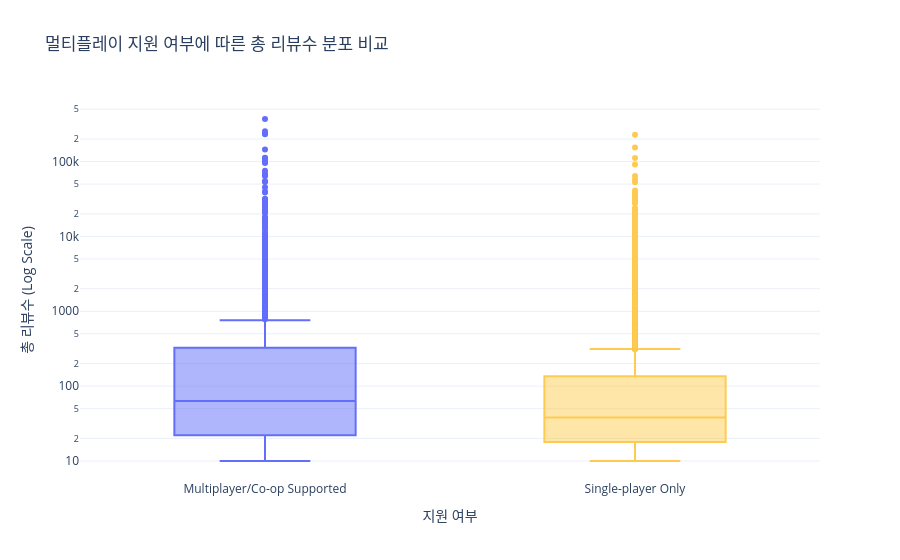

Source (notebook cell):
### Code cell
import pandas as pd
import plotly.express as px

# 1. 멀티플레이 여부 판단 함수
def check_multiplayer(cat_str):
    if pd.isna(cat_str): return "Single-player Only"
    multi_keywords = ['Multi-player', 'Co-op', 'Online Co-op', 'PvP']
    if any(word in cat_str for word in multi_keywords):
        return "Multiplayer/Co-op Supported"
    return "Single-player Only"

df_merge['multi_status'] = df_merge['categories'].apply(check_multiplayer)

# 2. 멀티플레이 여부에 따른 총 리뷰수 분포 시각화
fig_multi = px.box(
    df_merge, 
    x='multi_status', 
    y='total_reviews', 
    color='multi_status',
    log_y=True,
    title='멀티플레이 지원 여부에 따른 총 리뷰수 분포 비교',
    labels={'total_reviews': '총 리뷰수 (Log Scale)', 'multi_status': '지원 여부'},
    color_discrete_map={'Multiplayer/Co-op Supported': '#636EFA', 'Single-player Only': '#FECB52'}
)

fig_multi.update_layout(template="plotly_white", showlegend=False)
fig_multi.show()

# 3. 통계 요약 출력
print(df_merge.groupby('multi_status')['total_reviews'].describe()[['count', '50%', 'mean']])

### Figure 1 — Plotly figure (JSON) as saved in the notebook; plotly's stock layout.template omitted (floating-point values rounded to 4 significant figures; data arrays with more than 128 entries replaced by an {"elided": "..."} marker saying what was removed)
{"data": [{"alignmentgroup": "True", "hovertemplate": "지원 여부=%{x}<br>총 리뷰수 (Log Scale)=%{y}<extra></extra>", "legendgroup": "Multiplayer/Co-op Supported", "marker": {"color": "#636EFA"}, "name": "Multiplayer/Co-op Supported", "notched": false, "offsetgroup": "Multiplayer/Co-op Supported", "orientation": "v", "showlegend": true, "type": "box", "x": {"elided": "1432 str values"}, "x0": " ", "xaxis": "x", "y": {"elided": "1432 int values"}, "y0": " ", "yaxis": "y"}, {"alignmentgroup": "True", "hovertemplate": "지원 여부=%{x}<br>총 리뷰수 (Log Scale)=%{y}<extra></extra>", "legendgroup": "Single-player Only", "marker": {"color": "#FECB52"}, "name": "Single-player Only", "notched": false, "offsetgroup": "Single-player Only", "orientation": "v", "showlegend": true, "type": "box", "x": {"elided": "8116 str values"}, "x0": " ", "xaxis": "x", "y": {"elided": "8116 int values"}, "y0": " ", "yaxis": "y"}], "layout": {"boxmode": "overlay", "legend": {"title": {"text": "지원 여부"}, "tracegroupgap": 0}, "showlegend": false, "title": {"text": "멀티플레이 지원 여부에 따른 총 리뷰수 분포 비교"}, "xaxis": {"anchor": "y", "categoryarray": ["Multiplayer/Co-op Supported", "Single-player Only"], "categoryorder": "array", "domain": [0, 1], "title": {"text": "지원 여부"}}, "yaxis": {"anchor": "x", "domain": [0, 1], "title": {"text": "총 리뷰수 (Log Scale)"}, "type": "log"}}}
